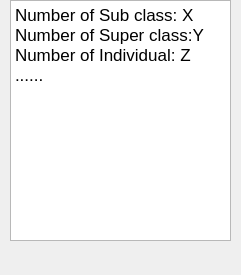
<?xml version="1.0" encoding="UTF-8"?>
<ui version="4.0">
 <class>DetailInfoDockWidget</class>
 <widget class="QDockWidget" name="DetailInfoDockWidget">
  <property name="geometry">
   <rect>
    <x>0</x>
    <y>0</y>
    <width>241</width>
    <height>275</height>
   </rect>
  </property>
  <property name="minimumSize">
   <size>
    <width>78</width>
    <height>30</height>
   </size>
  </property>
  <property name="windowTitle">
   <string>Detail Information Window</string>
  </property>
  <widget class="QWidget" name="dockWidgetContents">
   <widget class="QTextEdit" name="textEdit">
    <property name="geometry">
     <rect>
      <x>10</x>
      <y>0</y>
      <width>221</width>
      <height>241</height>
     </rect>
    </property>
    <property name="html">
     <string>&lt;!DOCTYPE HTML PUBLIC &quot;-//W3C//DTD HTML 4.0//EN&quot; &quot;http://www.w3.org/TR/REC-html40/strict.dtd&quot;&gt;
&lt;html&gt;&lt;head&gt;&lt;meta name=&quot;qrichtext&quot; content=&quot;1&quot; /&gt;&lt;style type=&quot;text/css&quot;&gt;
p, li { white-space: pre-wrap; }
&lt;/style&gt;&lt;/head&gt;&lt;body style=&quot; font-family:'Lucida Grande'; font-size:13pt; font-weight:400; font-style:normal;&quot;&gt;
&lt;p style=&quot; margin-top:0px; margin-bottom:0px; margin-left:0px; margin-right:0px; -qt-block-indent:0; text-indent:0px;&quot;&gt;Number of Sub class: X&lt;/p&gt;
&lt;p style=&quot; margin-top:0px; margin-bottom:0px; margin-left:0px; margin-right:0px; -qt-block-indent:0; text-indent:0px;&quot;&gt;Number of Super class:Y&lt;/p&gt;
&lt;p style=&quot; margin-top:0px; margin-bottom:0px; margin-left:0px; margin-right:0px; -qt-block-indent:0; text-indent:0px;&quot;&gt;Number of Individual: Z&lt;/p&gt;
&lt;p style=&quot; margin-top:0px; margin-bottom:0px; margin-left:0px; margin-right:0px; -qt-block-indent:0; text-indent:0px;&quot;&gt;......&lt;/p&gt;&lt;/body&gt;&lt;/html&gt;</string>
    </property>
   </widget>
  </widget>
 </widget>
 <resources/>
 <connections/>
</ui>
